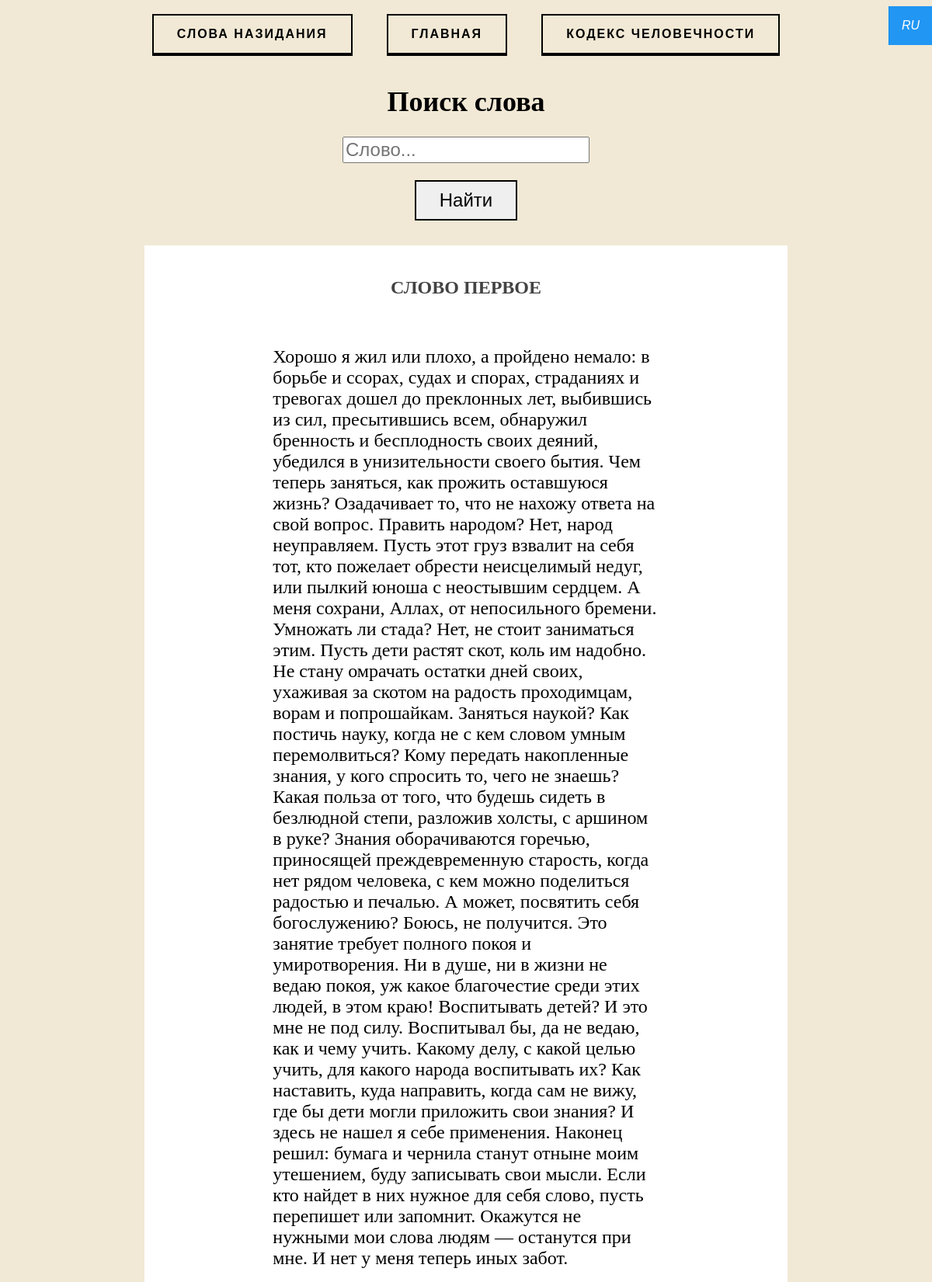
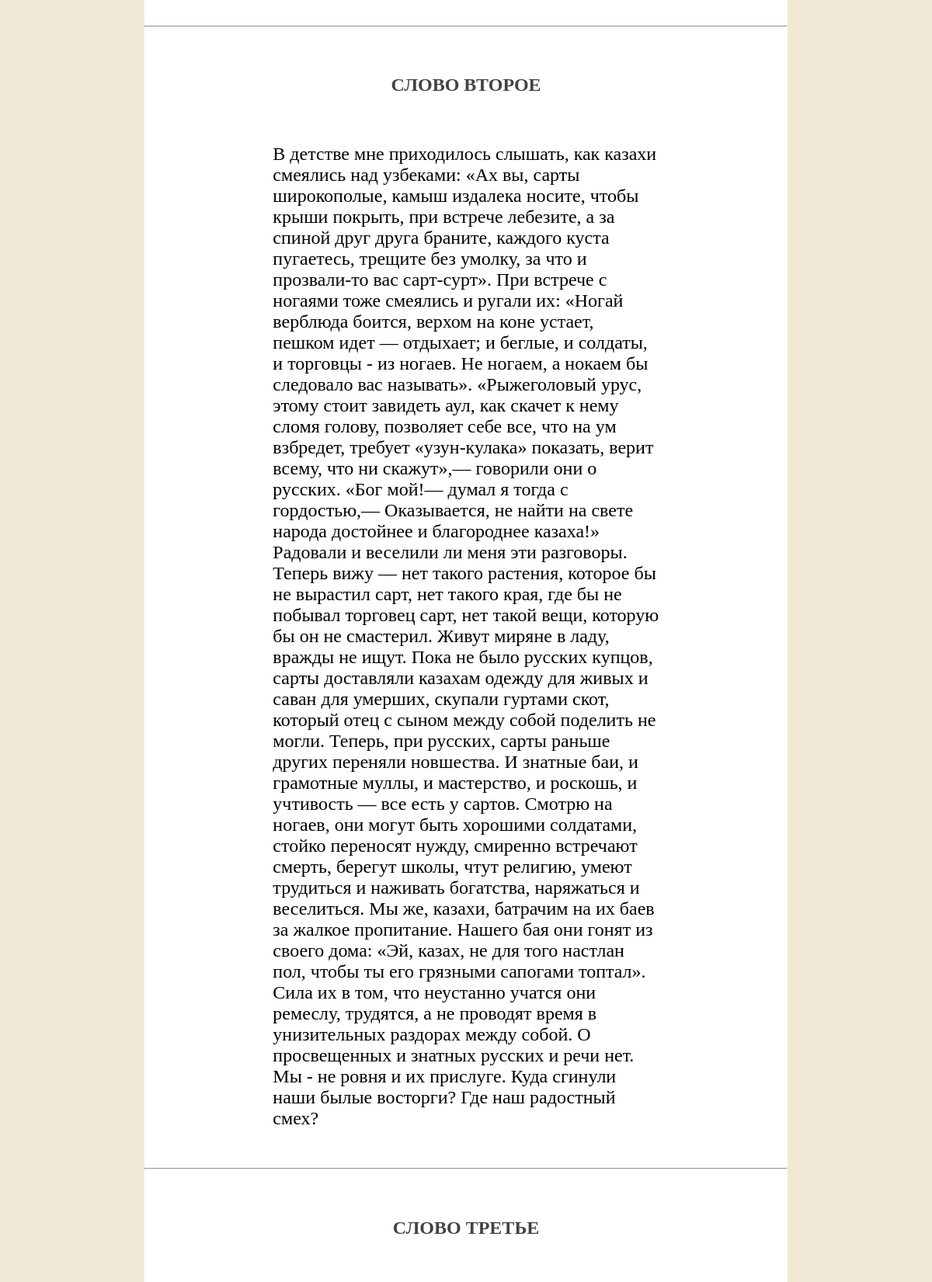
The app's page /abai/ru/home/ (upper part) with its own data (2 pictures, top to bottom).
### function/models.py (models this page shows, shortened)
class WOE(models.Model):
    id = models.AutoField(primary_key=True)
    title = models.CharField(max_length=100, null=True)
    text = models.TextField(null=True)
    title_kz = models.CharField(max_length=100, default='', null=True)
    text_kz = models.TextField(null=True, default='')

### function/views.py (the view, shortened to what this page needs)
# urls.py: 2. Add a URL to urlpatterns:  path('', views.home, name='home')
def home(request, ln):
    woe_text = []
    title_list = []
    word_str = request.POST.get('word_str', None)
    if word_str is None or word_str == '':
        return get_all_woe(request, ln)
    elif word_str == "снупдог":
        data = {"ln": ln, "interface_words": get_interface_words(ln)}
        return render(request, 'abai.html', data)

### function/views.py (called while the page is built)
def get_all_woe(request, ln):
    woes = WOE.objects.all()
    woe_text = []
    for woe in woes:
        if ln == 'ru':
            lens = woe.text
            title = woe.title
        else:
            lens = woe.text_kz
            title = woe.title_kz
        woe_text.append('<h2>' + title + '</h2>' + '<br>' + '<p>' + lens + '</p>' + '<br>')
    data = {"woes": woe_text, "ln": ln, "interface_words": get_interface_words(ln)}
    html = render(request, 'word_list.html', data)
    html.set_cookie('ln', ln)
    return html

def get_interface_words(languages):
    if languages == 'ru':
        return interface_words
    elif languages == 'kz':
        return interface_words_kz
    else:
        return interface_words

### function/templates/word_list.html (shortened to what this page needs)
{% extends "home.html" %}
{% block content %}
    {% for woe in woes %}
        {{ woe|safe }}
        <hr>
    {% endfor %}
{% endblock content %}

### function/templates/home.html (shortened to what this page needs)
<!DOCTYPE html>
{% load static %}
<html>
<head>
    <link rel="stylesheet" href="{% static 'css/style.css' %}">
</head>
<body>
    <div class="head">
        <a href="{% url 'woe' ln %}" class="animated-button">{{ interface_words.words_of_edification }}</a>
        <a href="https://tw0ur.github.io" class="animated-button">{{ interface_words.home }}</a>
        <a href="{% url 'ch' ln %}" class="animated-button">{{ interface_words.code_of_humanity }}</a>
        <div class="dropdown">
            <button class="btn" style="border-left:1px solid #0d8bf2">
                <i class="fa fa-caret-down">{{ ln.upper }}</i>
            </button>
        </div>
        <div><h1>{{ interface_words.word_search }}</h1></div>
        <form method="post" action="../home/">
            <input name="word_str" placeholder="{{ interface_words.word }}"/><br>
            <input type="submit" value="{{ interface_words.find }}" class="double-border-button">
        </form>
    </div>
    <div class="content">
        <div>{% block content%}{% endblock content %}</div>
    </div>
</body>

### function/static/css/style.css (style rules this page uses)
h2 { text-align: center; color: #434343; }
p { font-size: 24px; padding: 0 20% 0 20%; }
body { background-color: #f1e9d5; }
.head { text-align: center; }
.head input { margin-bottom: 1%; font-size: 24px; }
.head h1 { font-size: 36px; }
.content { background-color: white; margin: 0 15% 0 15%; }
.content h2 { padding-top: 5%; }
.animated-button { text-decoration: none; display: inline-block; margin: 10px 20px; padding: 15px 30px; overflow: hidden; border: 2px solid; border-bottom-width: 4px; font-family: 'Montserrat', sans-serif; text-transform: uppercase; font-weight: bold; letter-spacing: 2px; color: rgb(0, 0, 0); background: rgb(241, 233, 213); transition: color .3s, background .5s; }
.double-border-button { text-decoration: none; display: inline-block; margin: 10px 20px; padding: 10px 30px; position: relative; border: 2px solid #000000; color: #000000; font-family: 'Montserrat', sans-serif; transition: .4s; }
.double-border-button:after { content: ""; position: absolute; top: 0; left: 0; right: 0; bottom: 0; width: 100%; height: 100%; margin: auto; border: 2px solid rgba(0, 0, 0, 0); transition: .4s; }
.btn { background-color: #2196F3; color: white; padding: 16px; font-size: 16px; border: none; outline: none; }
.dropdown { position: absolute; display: inline-block; right: 0; }

### records on screen
WOE: text "СЛОВО ПЕРВОЕ Хорошо я жил или плохо, а пройдено немало: в борьбе и ссорах, судах и спорах, страданиях и тревогах дошел до преклонных лет, выбившись из сил, пресытившись всем, обнаружил бренность и бесплодность своих деяний, убедился в унизительности своего бытия. Чем теперь заняться, как прожить оставшуюся жизнь? Озадачивает то, что не нахожу ответа на свой вопрос. Править народом? Нет, народ неуправляем. Пусть этот груз взвалит на себя тот, кто пожелает обрести неисцелимый недуг, или пылкий юноша с неостывшим сердцем. А меня сохрани, Аллах, от непосильного бремени. Умножать ли стада? Нет, не стоит заниматься этим. Пусть дети растят скот, коль им надобно. Не стану омрачать остатки дней…"
WOE: text "СЛОВО ВТОРОЕ В детстве мне приходилось слышать, как казахи смеялись над узбеками: «Ах вы, сарты широкополые, камыш издалека носите, чтобы крыши покрыть, при встрече лебезите, а за спиной друг друга браните, каждого куста пугаетесь, трещите без умолку, за что и прозвали-то вас сарт-сурт». При встрече с ногаями тоже смеялись и ругали их: «Ногай верблюда боится, верхом на коне устает, пешком идет — отдыхает; и беглые, и солдаты, и торговцы - из ногаев. Не ногаем, а нокаем бы следовало вас называть». «Рыжеголовый урус, этому стоит завидеть аул, как скачет к нему сломя голову, позволяет себе все, что на ум взбредет, требует «узун-кулака» показать, верит всему, что ни скажут»,— говорили они о…"
WOE: title "СЛОВО ТРЕТЬЕ"

### other values on screen
{{ interface_words.words_of_edification }} "СЛОВА НАЗИДАНИЯ"
{{ interface_words.home }} "ГЛАВНАЯ"
{{ interface_words.code_of_humanity }} "КОДЕКС ЧЕЛОВЕЧНОСТИ"
{{ ln.upper }} "RU"
{{ interface_words.word_search }} "Поиск слова"
